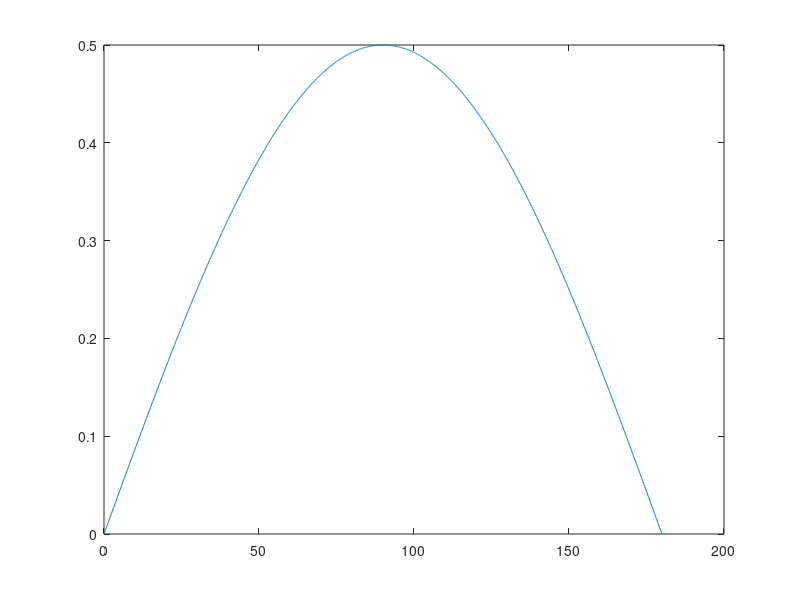

Write MATLAB code to recreate this figure. (Note: this script raises an error after producing the figure.)
% Script to show off-axis distribution used to derive
% detection function. 
% Ref: Passive Acoustic Monitoring of Cetaceans by Walter M. X. Zimmer 
% Page: 263 -264



%% Detecting an arbitrary click
dth = 0.1;
thetadeg = 0:dth:180;
theta = thetadeg * pi/180;

figure
Woa = 1/2 * sin(theta);
plot(thetadeg, Woa)

figure 
polarplot(theta, Woa)


%% Detecting a near on-axis click
mu = [0 0];
sigmaHdeg = 20;
sigmaH = sigmaHdeg * pi/180; % Standard deviation of head moovements 

% The covariance matrix is diagonal because we asume that the animal is
% moving the head with no horizontal or vertical preference.
Sigma = sigmaH * eye(2); 

x1 = -3:0.1:3;
x2 = -3:0.1:3;
[X1,X2] = meshgrid(x1,x2);
X = [X1(:) X2(:)];

y = mvnpdf(X,mu,Sigma);
y = reshape(y,length(x2),length(x1));


figure
lgd = {};
surf(x1,x2,y)
lgd{end+1} = sprintf('Off-axis Raileigh distribution with \\sigma_H = %d°', sigmaHdeg);
caxis([min(y(:))-0.5*range(y(:)),max(y(:))])
axis([-3 3 -3 3 0 1])
xlabel('x')
ylabel('y')
zlabel('Probability Density')

hold on
plot3([0, 0], [0, 0], [0, 1], 'LineWidth', 2, 'Color', 'r');
lgd{end+1} = 'On-axis';

hold on 
xoffaxis = 0:0.01:1;
yoffaxis = 0.5 * xoffaxis;
zoffaxis = 2 * yoffaxis;

plot3(xoffaxis, yoffaxis, zoffaxis, 'LineWidth', 2, 'LineStyle','--')
lgd{end+1} = 'Off-axis';

legend(lgd)